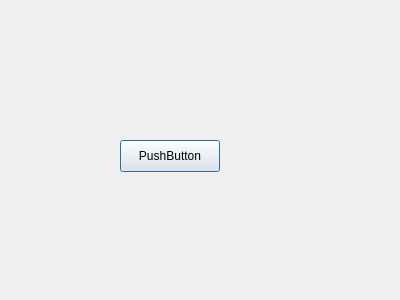
<?xml version="1.0" encoding="UTF-8"?>
<ui version="4.0">
 <class>Broadcast</class>
 <widget class="QDialog" name="Broadcast">
  <property name="geometry">
   <rect>
    <x>0</x>
    <y>0</y>
    <width>400</width>
    <height>300</height>
   </rect>
  </property>
  <property name="windowTitle">
   <string>Dialog</string>
  </property>
  <widget class="QPushButton" name="pushButton">
   <property name="geometry">
    <rect>
     <x>120</x>
     <y>140</y>
     <width>100</width>
     <height>32</height>
    </rect>
   </property>
   <property name="text">
    <string>PushButton</string>
   </property>
  </widget>
 </widget>
 <resources/>
 <connections/>
</ui>
